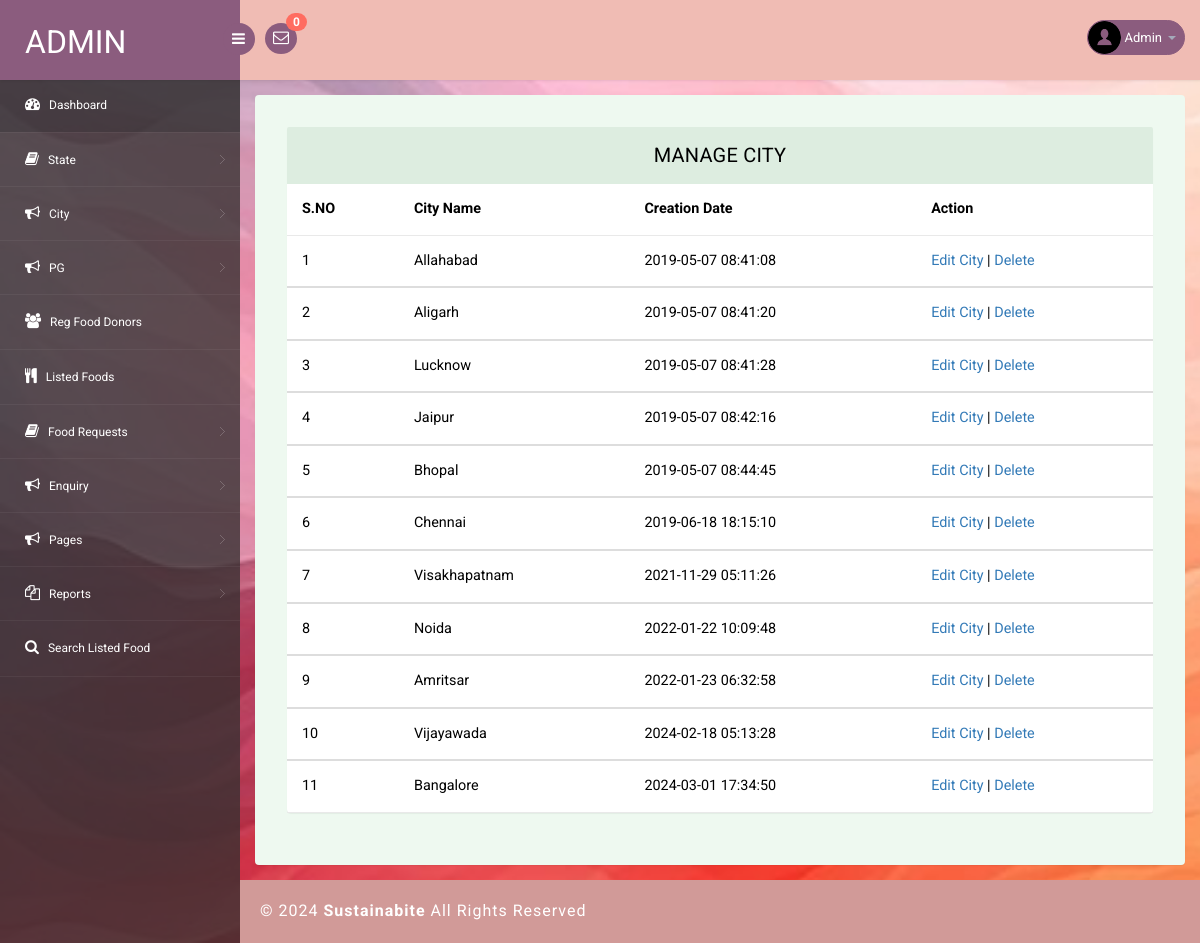
Screenshot of /admin/manage-city.php (signed in) with the database file from the repository.
### tables this page shows
CREATE TABLE `tblcity` (
  `ID` int(10) NOT NULL,
  `StateID` int(10) DEFAULT NULL,
  `City` varchar(120) DEFAULT NULL,
  `CreationDate` timestamp NULL DEFAULT current_timestamp()
);

### admin/manage-city.php (the view, shortened to what this page needs)
<?php
include('includes/dbconnection.php');
if (strlen($_SESSION['pgasaid']==0)) {
  header('location:logout.php');
  } else{
?>
<!DOCTYPE html>
<head>
<link rel="stylesheet" href="css/bootstrap.min.css" >
<link href="css/style.css" rel='stylesheet' type='text/css' />
<link href="css/style-responsive.css" rel="stylesheet"/>
<link rel="stylesheet" href="css/font.css" type="text/css"/>
<link href="css/font-awesome.css" rel="stylesheet">
</head>
<body>
<section id="container">
<?php include_once('includes/header.php');?>
<?php include_once('includes/sidebar.php');?>
<section id="main-content">
	<section class="wrapper">
		<div class="table-agile-info">
 <div class="panel panel-default">
    <div class="panel-heading">
     Manage City
    </div>
    <div>
      <table class="table" ui-jq="footable" ui-options='{
        "paging": {
          "enabled": true
        },
        "filtering": {
          "enabled": true
        },
        "sorting": {
          "enabled": true
        }}'>
        <thead>
          <tr>
            <th data-breakpoints="xs">S.NO</th>
            <th>City Name</th>
            <th>Creation Date</th>
            <th data-breakpoints="xs">Action</th>
          </tr>
        </thead>
        <?php
$ret=mysqli_query($con,"select * from  tblcity");
$cnt=1;
while ($row=mysqli_fetch_array($ret)) {
?>
        <tbody>
          <tr data-expanded="true">
            <td><?php echo $cnt;?></td>
                  <td><?php  echo $row['City'];?></td>
                  <td><?php  echo $row['CreationDate'];?></td>
                  <td><a href="edit-city.php?editid=<?php echo $row['ID'];?>">Edit City</a> | <a href="manage-city.php?del=<?php echo $row['ID'];?>">Delete</a>
                </tr>
                <?php
$cnt=$cnt+1;
}?>
 </tbody>
            </table>
    </div>
  </div>
</div>
</section>
		 <?php include_once('includes/footer.php');?>
</section>
</section>
</body>
</html>
<?php }  ?>

### admin/includes/header.php (shortened to what this page needs)
<?php
include('includes/dbconnection.php');
?>
<header class="header fixed-top clearfix">
<div class="brand">
    <a href="dashboard.php" class="logo">
        Admin
    </a>
    <div class="sidebar-toggle-box">
        <div class="fa fa-bars"></div>
    </div>
</div>
<div class="nav notify-row" id="top_menu">
    <ul class="nav top-menu">
                <?php
$ret1=mysqli_query($con,"select tblfoodrequests.id,fullName,requestNumber    from tblfoodrequests
 join tblfood  on tblfood.ID=tblfoodrequests.foodId
 where   (tblfoodrequests.status is null || tblfoodrequests.status='')");
$num=mysqli_num_rows($ret1);
?>
        <li id="header_inbox_bar" class="dropdown">
            <a data-toggle="dropdown" class="dropdown-toggle" href="#">
                <i class="fa fa-envelope-o"></i>
                <span class="badge bg-important"><?php echo $num;?></span>
            </a>
        </li>
    </ul>
</div>
<div class="top-nav clearfix">
    <ul class="nav pull-right top-menu">
        <li class="dropdown">
            <a data-toggle="dropdown" class="dropdown-toggle" href="#">
                <?php
$adid=$_SESSION['pgasaid'];
$ret=mysqli_query($con,"select AdminName from tbladmin where ID='$adid'");
$row=mysqli_fetch_array($ret);
$name=$row['AdminName'];
?>
                <img alt="" src="images/2.png">
                <span class="username"><?php echo $name; ?></span>
                <b class="caret"></b>
            </a>
        </li>
    </ul>
</div>
</header>

### admin/css/style.css (style rules this page uses)
ul, ol { margin: 0; }
html, body { font-family: 'Roboto', sans-serif; font-size: 100%; overflow-x: hidden; background: url(../images/bg.jpg) no-repeat 0px 0px; background-size:cover; width:100%; height:100%; }
body a { transition: 0.5s all ease; -webkit-transition: 0.5s all ease; -moz-transition: 0.5s all ease; -o-transition: 0.5s all ease; -ms-transition: 0.5s all ease; text-decoration:none; }
ul,label { margin:0; padding:0; }
#main-content { margin-left:240px; -webkit-transition:all .3s ease-in-out; -moz-transition:all .3s ease-in-out; -o-transition:all .3s ease-in-out; transition:all .3s ease-in-out; }
.header { left:0; right:0; z-index:1002; background:rgb(240, 188, 180); -webkit-transition:all .3s ease-in-out; -moz-transition:all .3s ease-in-out; -o-transition:all .3s ease-in-out; transition:all .3s ease-in-out; }
.fixed-top { position:fixed; box-shadow:1px 0 3px rgba(0,0,0,.15); }
.wrapper { display:inline-block; margin-top:80px; padding:15px; width:100%; }
.brand { background:#8b5c7e; float:left; width:240px; height:80px; position:relative; }
a.logo { font-size:32px; color:#fff; float:left; margin:20px 0 0 25px; text-transform:uppercase; }
#top_menu .nav>li,ul.top-menu>li { float:left; }
.notify-row { float:left; margin-top:23px; margin-left:25px; }
ul.top-menu { margin-right:15px; margin-top: 0; }
ul.top-menu > li > a { color: #fff; font-size: 16px; background: #8b5c7e; padding: 4px 8px; margin-right: 15px; border-radius: 50%; -webkit-border-radius: 50%; padding-right: 8px !important; }
.notify-row .badge { position:absolute; right:-10px; top:-10px; z-index:100; }
.top-nav { margin-top:20px; }
.top-nav img { border-radius:50%; -webkit-border-radius:50%; width:33px; }
.top-nav .username { font-size:13px; color:#fff; }
.top-nav ul.top-menu>li>a { border-radius: 100px; -webkit-border-radius: 100px; padding: 0px; background: none; margin-right: 0; border: 1px solid #8b5c7e; background: #8b5c7e; }
.top-nav ul.top-menu>li { margin-left:10px; }
.top-nav .nav .caret { border-bottom-color:#A4AABA; border-top-color:#A4AABA; }
.sidebar-toggle-box { float:left; margin-top:23px; margin-left:-15px; background:#8b5c7e; border-radius:50%; -webkit-border-radius:50%; width:32px; height:32px; position:absolute; right:-15px; }
.sidebar-toggle-box .fa-bars { cursor:pointer; display:inline-block; font-size:15px; padding:8px 8px 8px 9px; color:#fff; }
.panel-heading { position: relative; height: 57px; line-height: 57px; letter-spacing: 0.2px; color: #000; font-size: 18px; font-weight: 400; padding: 0 16px; background:#ddede0; border-top-right-radius: 2px; border-top-left-radius: 2px; text-transform: uppercase; text-align: center; }
.panel { border: none ! important; }
.table>thead>tr>th { border-bottom: 1px solid #e1ab91 ! important; }
.table>tbody>tr>td, .table>tbody>tr>th, .table>tfoot>tr>td, .table>tfoot>tr>th, .table>thead>tr>td, .table>thead>tr>th { border-bottom: 1px solid #e9e9e9 ! important; }
.table > thead > tr > th, .table > tbody > tr > th, .table > tfoot > tr > th, .table > thead > tr > td, .table > tbody > tr > td, .table > tfoot > tr > td { border-top: none !important; }
.table td, .table>tbody>tr>td, .table>tbody>tr>th, .table>tfoot>tr>td, .table>tfoot>tr>th, .table>thead>tr>td, .table>thead>tr>th { padding: 15px!important; }
.table > thead > tr > th, .table > tbody > tr > th, .table > tfoot > tr > th, .table > thead > tr > td, .table > tbody > tr > td, .table > tfoot > tr > td { font-size: 0.9em; color: #000; border-top: none !important; }
.table-agile-info { background: #eef9f0; padding: 2em; border-radius: 4px; -webkit-box-shadow: 0 1px 1px rgba(0,0,0,.05); box-shadow: 0 1px 1px rgba(0,0,0,.05); }
.panel-default>.panel-heading { color: #000000 ! important; background-color: #ddede0 ! important; border-color: #ddede0 ! important; font-size: 20px; }
.badge.bg-important { background: #ff6c60; }

### rows the page displays
tblcity: City "Allahabad", CreationDate "2019-05-07 08:41:08"
tblcity: City "Aligarh", CreationDate "2019-05-07 08:41:20"
tblcity: City "Lucknow", CreationDate "2019-05-07 08:41:28"
tblcity: City "Jaipur", CreationDate "2019-05-07 08:42:16"
tblcity: City "Bhopal", CreationDate "2019-05-07 08:44:45"
tblcity: City "Chennai", CreationDate "2019-06-18 18:15:10"
tblcity: City "Visakhapatnam", CreationDate "2021-11-29 05:11:26"
tblcity: City "Noida", CreationDate "2022-01-22 10:09:48"
tblcity: City "Amritsar", CreationDate "2022-01-23 06:32:58"
tblcity: City "Vijayawada", CreationDate "2024-02-18 05:13:28"
tblcity: City "Bangalore", CreationDate "2024-03-01 17:34:50"

### other values shown
$num "0"
$name "Admin"
